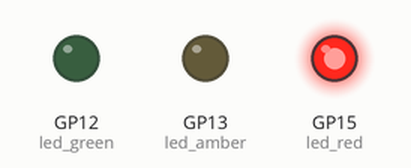
Recording of a program running on a simulated Raspberry Pi Pico running MicroPython. On the bench: output pins drawn as LEDs (lit = HIGH).

Above: at 1.5 s.
At 3.5 s:
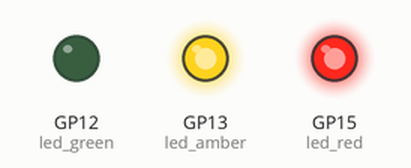
At 5.5 s:
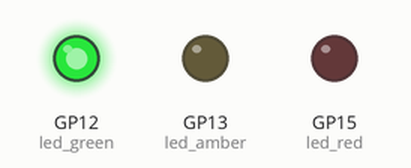
At 8.5 s:
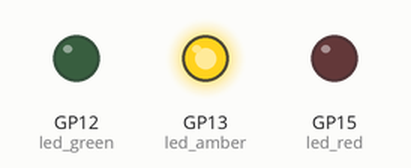
Timing chart, 0 to 13.0 s (numbered marks = the images above):
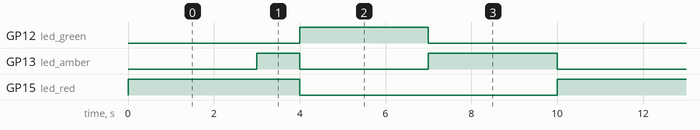

The program:

Traffic_Light.py
```python
import utime
import machine

# constants
time_delay_long = 3
time_delay_short = 1

led_red = machine.Pin(15, machine.Pin.OUT)
led_amber = machine.Pin(13, machine.Pin.OUT)
led_green = machine.Pin(12, machine.Pin.OUT)

# main body
try:
    while True:

        led_red.value(1)
        utime.sleep(time_delay_long)
        led_amber.value(1)
        utime.sleep(time_delay_short)
        led_red.value(0)
        led_amber.value(0)
        led_green.value(1)
        utime.sleep(time_delay_long)
        led_green.value(0)
        led_amber.value(1)
        utime.sleep(time_delay_long)
        led_amber.value(0)

finally:
    print('finishing')
    led_red.value(0)
    led_amber.value(0)
    led_green.value(0)
```

Measured:
- by itself, GP12 (led_green): alternates HIGH for 3.0 s and LOW for 7.0 s
- by itself, GP13 (led_amber): repeats every 10.0 s: LOW 3.0 s, HIGH 3.0 s, LOW 3.0 s, HIGH 1.0 s
- by itself, GP15 (led_red): alternates HIGH for 4.0 s and LOW for 6.0 s
